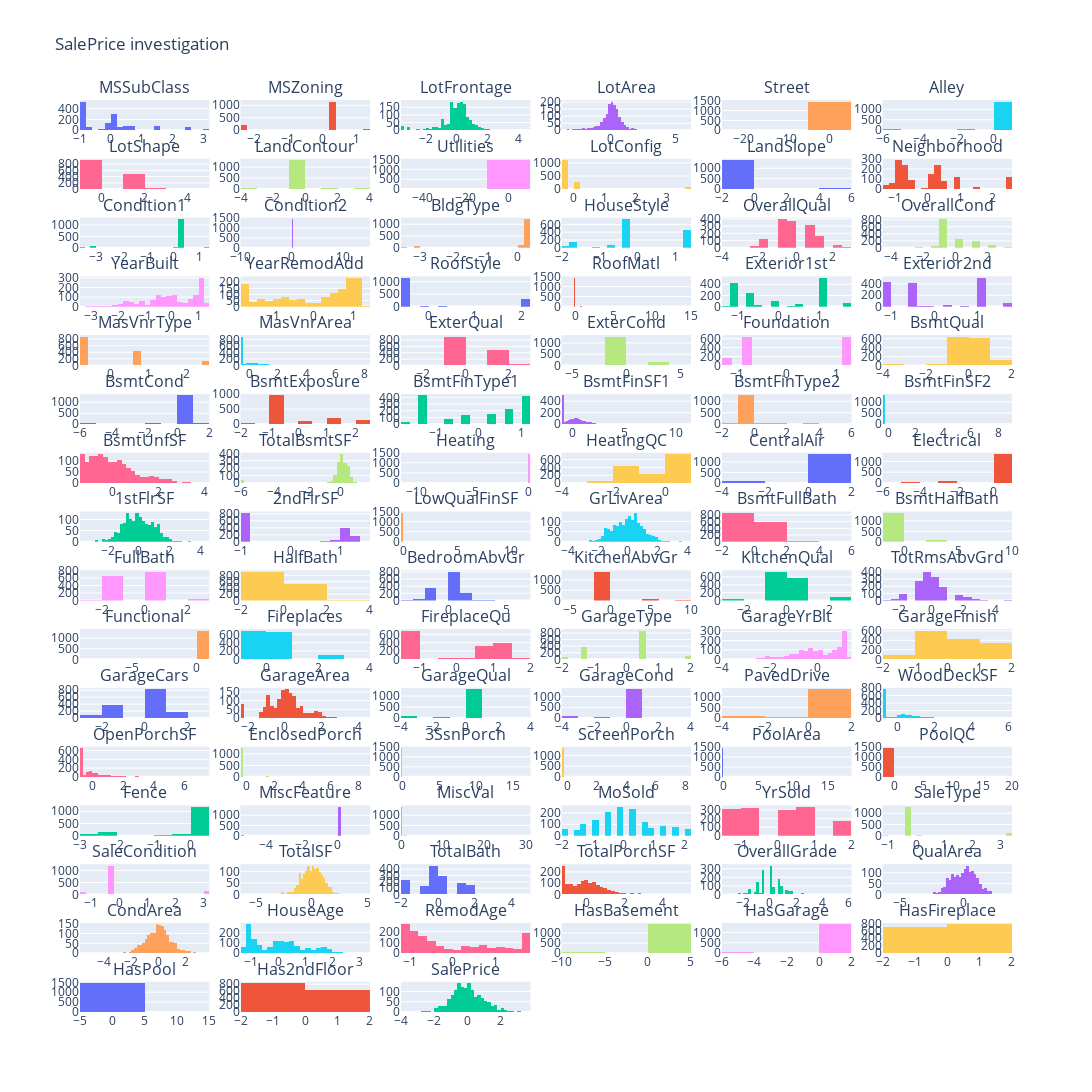

Source (notebook cell):
### Code cell
pp.hist_matrix(dfn)

### Figure 1 — Plotly figure (JSON) as saved in the notebook; plotly's stock layout.template omitted (floating-point values rounded to 4 significant figures; data arrays with more than 128 entries replaced by an {"elided": "..."} marker saying what was removed)
{"data": [{"type": "histogram", "x": {"elided": "1460 float values"}, "xaxis": "x", "yaxis": "y"}, {"type": "histogram", "x": {"elided": "1460 float values"}, "xaxis": "x2", "yaxis": "y2"}, {"type": "histogram", "x": {"elided": "1460 float values"}, "xaxis": "x3", "yaxis": "y3"}, {"type": "histogram", "x": {"elided": "1460 float values"}, "xaxis": "x4", "yaxis": "y4"}, {"type": "histogram", "x": {"elided": "1460 float values"}, "xaxis": "x5", "yaxis": "y5"}, {"type": "histogram", "x": {"elided": "1460 float values"}, "xaxis": "x6", "yaxis": "y6"}, {"type": "histogram", "x": {"elided": "1460 float values"}, "xaxis": "x7", "yaxis": "y7"}, {"type": "histogram", "x": {"elided": "1460 float values"}, "xaxis": "x8", "yaxis": "y8"}, {"type": "histogram", "x": {"elided": "1460 float values"}, "xaxis": "x9", "yaxis": "y9"}, {"type": "histogram", "x": {"elided": "1460 float values"}, "xaxis": "x10", "yaxis": "y10"}, {"type": "histogram", "x": {"elided": "1460 float values"}, "xaxis": "x11", "yaxis": "y11"}, {"type": "histogram", "x": {"elided": "1460 float values"}, "xaxis": "x12", "yaxis": "y12"}, {"type": "histogram", "x": {"elided": "1460 float values"}, "xaxis": "x13", "yaxis": "y13"}, {"type": "histogram", "x": {"elided": "1460 float values"}, "xaxis": "x14", "yaxis": "y14"}, {"type": "histogram", "x": {"elided": "1460 float values"}, "xaxis": "x15", "yaxis": "y15"}, {"type": "histogram", "x": {"elided": "1460 float values"}, "xaxis": "x16", "yaxis": "y16"}, {"type": "histogram", "x": {"elided": "1460 float values"}, "xaxis": "x17", "yaxis": "y17"}, {"type": "histogram", "x": {"elided": "1460 float values"}, "xaxis": "x18", "yaxis": "y18"}, {"type": "histogram", "x": {"elided": "1460 float values"}, "xaxis": "x19", "yaxis": "y19"}, {"type": "histogram", "x": {"elided": "1460 float values"}, "xaxis": "x20", "yaxis": "y20"}, {"type": "histogram", "x": {"elided": "1460 float values"}, "xaxis": "x21", "yaxis": "y21"}, {"type": "histogram", "x": {"elided": "1460 float values"}, "xaxis": "x22", "yaxis": "y22"}, {"type": "histogram", "x": {"elided": "1460 float values"}, "xaxis": "x23", "yaxis": "y23"}, {"type": "histogram", "x": {"elided": "1460 float values"}, "xaxis": "x24", "yaxis": "y24"}, {"type": "histogram", "x": {"elided": "1460 float values"}, "xaxis": "x25", "yaxis": "y25"}, {"type": "histogram", "x": {"elided": "1460 float values"}, "xaxis": "x26", "yaxis": "y26"}, {"type": "histogram", "x": {"elided": "1460 float values"}, "xaxis": "x27", "yaxis": "y27"}, {"type": "histogram", "x": {"elided": "1460 float values"}, "xaxis": "x28", "yaxis": "y28"}, {"type": "histogram", "x": {"elided": "1460 float values"}, "xaxis": "x29", "yaxis": "y29"}, {"type": "histogram", "x": {"elided": "1460 float values"}, "xaxis": "x30", "yaxis": "y30"}, {"type": "histogram", "x": {"elided": "1460 float values"}, "xaxis": "x31", "yaxis": "y31"}, {"type": "histogram", "x": {"elided": "1460 float values"}, "xaxis": "x32", "yaxis": "y32"}, {"type": "histogram", "x": {"elided": "1460 float values"}, "xaxis": "x33", "yaxis": "y33"}, {"type": "histogram", "x": {"elided": "1460 float values"}, "xaxis": "x34", "yaxis": "y34"}, {"type": "histogram", "x": {"elided": "1460 float values"}, "xaxis": "x35", "yaxis": "y35"}, {"type": "histogram", "x": {"elided": "1460 float values"}, "xaxis": "x36", "yaxis": "y36"}, {"type": "histogram", "x": {"elided": "1460 float values"}, "xaxis": "x37", "yaxis": "y37"}, {"type": "histogram", "x": {"elided": "1460 float values"}, "xaxis": "x38", "yaxis": "y38"}, {"type": "histogram", "x": {"elided": "1460 float values"}, "xaxis": "x39", "yaxis": "y39"}, {"type": "histogram", "x": {"elided": "1460 float values"}, "xaxis": "x40", "yaxis": "y40"}, {"type": "histogram", "x": {"elided": "1460 float values"}, "xaxis": "x41", "yaxis": "y41"}, {"type": "histogram", "x": {"elided": "1460 float values"}, "xaxis": "x42", "yaxis": "y42"}, {"type": "histogram", "x": {"elided": "1460 float values"}, "xaxis": "x43", "yaxis": "y43"}, {"type": "histogram", "x": {"elided": "1460 float values"}, "xaxis": "x44", "yaxis": "y44"}, {"type": "histogram", "x": {"elided": "1460 float values"}, "xaxis": "x45", "yaxis": "y45"}, {"type": "histogram", "x": {"elided": "1460 float values"}, "xaxis": "x46", "yaxis": "y46"}, {"type": "histogram", "x": {"elided": "1460 float values"}, "xaxis": "x47", "yaxis": "y47"}, {"type": "histogram", "x": {"elided": "1460 float values"}, "xaxis": "x48", "yaxis": "y48"}, {"type": "histogram", "x": {"elided": "1460 float values"}, "xaxis": "x49", "yaxis": "y49"}, {"type": "histogram", "x": {"elided": "1460 float values"}, "xaxis": "x50", "yaxis": "y50"}, {"type": "histogram", "x": {"elided": "1460 float values"}, "xaxis": "x51", "yaxis": "y51"}, {"type": "histogram", "x": {"elided": "1460 float values"}, "xaxis": "x52", "yaxis": "y52"}, {"type": "histogram", "x": {"elided": "1460 float values"}, "xaxis": "x53", "yaxis": "y53"}, {"type": "histogram", "x": {"elided": "1460 float values"}, "xaxis": "x54", "yaxis": "y54"}, {"type": "histogram", "x": {"elided": "1460 float values"}, "xaxis": "x55", "yaxis": "y55"}, {"type": "histogram", "x": {"elided": "1460 float values"}, "xaxis": "x56", "yaxis": "y56"}, {"type": "histogram", "x": {"elided": "1460 float values"}, "xaxis": "x57", "yaxis": "y57"}, {"type": "histogram", "x": {"elided": "1460 float values"}, "xaxis": "x58", "yaxis": "y58"}, {"type": "histogram", "x": {"elided": "1460 float values"}, "xaxis": "x59", "yaxis": "y59"}, {"type": "histogram", "x": {"elided": "1460 float values"}, "xaxis": "x60", "yaxis": "y60"}, {"type": "histogram", "x": {"elided": "1460 float values"}, "xaxis": "x61", "yaxis": "y61"}, {"type": "histogram", "x": {"elided": "1460 float values"}, "xaxis": "x62", "yaxis": "y62"}, {"type": "histogram", "x": {"elided": "1460 float values"}, "xaxis": "x63", "yaxis": "y63"}, {"type": "histogram", "x": {"elided": "1460 float values"}, "xaxis": "x64", "yaxis": "y64"}, {"type": "histogram", "x": {"elided": "1460 float values"}, "xaxis": "x65", "yaxis": "y65"}, {"type": "histogram", "x": {"elided": "1460 float values"}, "xaxis": "x66", "yaxis": "y66"}, {"type": "histogram", "x": {"elided": "1460 float values"}, "xaxis": "x67", "yaxis": "y67"}, {"type": "histogram", "x": {"elided": "1460 float values"}, "xaxis": "x68", "yaxis": "y68"}, {"type": "histogram", "x": {"elided": "1460 float values"}, "xaxis": "x69", "yaxis": "y69"}, {"type": "histogram", "x": {"elided": "1460 float values"}, "xaxis": "x70", "yaxis": "y70"}, {"type": "histogram", "x": {"elided": "1460 float values"}, "xaxis": "x71", "yaxis": "y71"}, {"type": "histogram", "x": {"elided": "1460 float values"}, "xaxis": "x72", "yaxis": "y72"}, {"type": "histogram", "x": {"elided": "1460 float values"}, "xaxis": "x73", "yaxis": "y73"}, {"type": "histogram", "x": {"elided": "1460 float values"}, "xaxis": "x74", "yaxis": "y74"}, {"type": "histogram", "x": {"elided": "1460 float values"}, "xaxis": "x75", "yaxis": "y75"}, {"type": "histogram", "x": {"elided": "1460 float values"}, "xaxis": "x76", "yaxis": "y76"}, {"type": "histogram", "x": {"elided": "1460 float values"}, "xaxis": "x77", "yaxis": "y77"}, {"type": "histogram", "x": {"elided": "1460 float values"}, "xaxis": "x78", "yaxis": "y78"}, {"type": "histogram", "x": {"elided": "1460 float values"}, "xaxis": "x79", "yaxis": "y79"}, {"type": "histogram", "x": {"elided": "1460 float values"}, "xaxis": "x80", "yaxis": "y80"}, {"type": "histogram", "x": {"elided": "1460 float values"}, "xaxis": "x81", "yaxis": "y81"}, {"type": "histogram", "x": {"elided": "1460 float values"}, "xaxis": "x82", "yaxis": "y82"}, {"type": "histogram", "x": {"elided": "1460 float values"}, "xaxis": "x83", "yaxis": "y83"}, {"type": "histogram", "x": {"elided": "1460 float values"}, "xaxis": "x84", "yaxis": "y84"}, {"type": "histogram", "x": {"elided": "1460 float values"}, "xaxis": "x85", "yaxis": "y85"}, {"type": "histogram", "x": {"elided": "1460 float values"}, "xaxis": "x86", "yaxis": "y86"}, {"type": "histogram", "x": {"elided": "1460 float values"}, "xaxis": "x87", "yaxis": "y87"}, {"type": "histogram", "x": {"elided": "1460 float values"}, "xaxis": "x88", "yaxis": "y88"}, {"type": "histogram", "x": {"elided": "1460 float values"}, "xaxis": "x89", "yaxis": "y89"}, {"type": "histogram", "x": {"elided": "1460 float values"}, "xaxis": "x90", "yaxis": "y90"}, {"type": "histogram", "x": {"elided": "1460 float values"}, "xaxis": "x91", "yaxis": "y91"}, {"type": "histogram", "x": {"elided": "1460 float values"}, "xaxis": "x92", "yaxis": "y92"}, {"type": "histogram", "x": {"elided": "1460 float values"}, "xaxis": "x93", "yaxis": "y93"}], "layout": {"annotations": [{"font": {"size": 16}, "showarrow": false, "text": "MSSubClass", "x": 0.06944, "xanchor": "center", "xref": "paper", "y": 1, "yanchor": "bottom", "yref": "paper"}, {"font": {"size": 16}, "showarrow": false, "text": "MSZoning", "x": 0.2417, "xanchor": "center", "xref": "paper", "y": 1, "yanchor": "bottom", "yref": "paper"}, {"font": {"size": 16}, "showarrow": false, "text": "LotFrontage", "x": 0.4139, "xanchor": "center", "xref": "paper", "y": 1, "yanchor": "bottom", "yref": "paper"}, {"font": {"size": 16}, "showarrow": false, "text": "LotArea", "x": 0.5861, "xanchor": "center", "xref": "paper", "y": 1, "yanchor": "bottom", "yref": "paper"}, {"font": {"size": 16}, "showarrow": false, "text": "Street", "x": 0.7583, "xanchor": "center", "xref": "paper", "y": 1, "yanchor": "bottom", "yref": "paper"}, {"font": {"size": 16}, "showarrow": false, "text": "Alley", "x": 0.9306, "xanchor": "center", "xref": "paper", "y": 1, "yanchor": "bottom", "yref": "paper"}, {"font": {"size": 16}, "showarrow": false, "text": "LotShape", "x": 0.06944, "xanchor": "center", "xref": "paper", "y": 0.9355, "yanchor": "bottom", "yref": "paper"}, {"font": {"size": 16}, "showarrow": false, "text": "LandContour", "x": 0.2417, "xanchor": "center", "xref": "paper", "y": 0.9355, "yanchor": "bottom", "yref": "paper"}, {"font": {"size": 16}, "showarrow": false, "text": "Utilities", "x": 0.4139, "xanchor": "center", "xref": "paper", "y": 0.9355, "yanchor": "bottom", "yref": "paper"}, {"font": {"size": 16}, "showarrow": false, "text": "LotConfig", "x": 0.5861, "xanchor": "center", "xref": "paper", "y": 0.9355, "yanchor": "bottom", "yref": "paper"}, {"font": {"size": 16}, "showarrow": false, "text": "LandSlope", "x": 0.7583, "xanchor": "center", "xref": "paper", "y": 0.9355, "yanchor": "bottom", "yref": "paper"}, {"font": {"size": 16}, "showarrow": false, "text": "Neighborhood", "x": 0.9306, "xanchor": "center", "xref": "paper", "y": 0.9355, "yanchor": "bottom", "yref": "paper"}, {"font": {"size": 16}, "showarrow": false, "text": "Condition1", "x": 0.06944, "xanchor": "center", "xref": "paper", "y": 0.8711, "yanchor": "bottom", "yref": "paper"}, {"font": {"size": 16}, "showarrow": false, "text": "Condition2", "x": 0.2417, "xanchor": "center", "xref": "paper", "y": 0.8711, "yanchor": "bottom", "yref": "paper"}, {"font": {"size": 16}, "showarrow": false, "text": "BldgType", "x": 0.4139, "xanchor": "center", "xref": "paper", "y": 0.8711, "yanchor": "bottom", "yref": "paper"}, {"font": {"size": 16}, "showarrow": false, "text": "HouseStyle", "x": 0.5861, "xanchor": "center", "xref": "paper", "y": 0.8711, "yanchor": "bottom", "yref": "paper"}, {"font": {"size": 16}, "showarrow": false, "text": "OverallQual", "x": 0.7583, "xanchor": "center", "xref": "paper", "y": 0.8711, "yanchor": "bottom", "yref": "paper"}, {"font": {"size": 16}, "showarrow": false, "text": "OverallCond", "x": 0.9306, "xanchor": "center", "xref": "paper", "y": 0.8711, "yanchor": "bottom", "yref": "paper"}, {"font": {"size": 16}, "showarrow": false, "text": "YearBuilt", "x": 0.06944, "xanchor": "center", "xref": "paper", "y": 0.8066, "yanchor": "bottom", "yref": "paper"}, {"font": {"size": 16}, "showarrow": false, "text": "YearRemodAdd", "x": 0.2417, "xanchor": "center", "xref": "paper", "y": 0.8066, "yanchor": "bottom", "yref": "paper"}, {"font": {"size": 16}, "showarrow": false, "text": "RoofStyle", "x": 0.4139, "xanchor": "center", "xref": "paper", "y": 0.8066, "yanchor": "bottom", "yref": "paper"}, {"font": {"size": 16}, "showarrow": false, "text": "RoofMatl", "x": 0.5861, "xanchor": "center", "xref": "paper", "y": 0.8066, "yanchor": "bottom", "yref": "paper"}, {"font": {"size": 16}, "showarrow": false, "text": "Exterior1st", "x": 0.7583, "xanchor": "center", "xref": "paper", "y": 0.8066, "yanchor": "bottom", "yref": "paper"}, {"font": {"size": 16}, "showarrow": false, "text": "Exterior2nd", "x": 0.9306, "xanchor": "center", "xref": "paper", "y": 0.8066, "yanchor": "bottom", "yref": "paper"}, {"font": {"size": 16}, "showarrow": false, "text": "MasVnrType", "x": 0.06944, "xanchor": "center", "xref": "paper", "y": 0.7422, "yanchor": "bottom", "yref": "paper"}, {"font": {"size": 16}, "showarrow": false, "text": "MasVnrArea", "x": 0.2417, "xanchor": "center", "xref": "paper", "y": 0.7422, "yanchor": "bottom", "yref": "paper"}, {"font": {"size": 16}, "showarrow": false, "text": "ExterQual", "x": 0.4139, "xanchor": "center", "xref": "paper", "y": 0.7422, "yanchor": "bottom", "yref": "paper"}, {"font": {"size": 16}, "showarrow": false, "text": "ExterCond", "x": 0.5861, "xanchor": "center", "xref": "paper", "y": 0.7422, "yanchor": "bottom", "yref": "paper"}, {"font": {"size": 16}, "showarrow": false, "text": "Foundation", "x": 0.7583, "xanchor": "center", "xref": "paper", "y": 0.7422, "yanchor": "bottom", "yref": "paper"}, {"font": {"size": 16}, "showarrow": false, "text": "BsmtQual", "x": 0.9306, "xanchor": "center", "xref": "paper", "y": 0.7422, "yanchor": "bottom", "yref": "paper"}, {"font": {"size": 16}, "showarrow": false, "text": "BsmtCond", "x": 0.06944, "xanchor": "center", "xref": "paper", "y": 0.6777, "yanchor": "bottom", "yref": "paper"}, {"font": {"size": 16}, "showarrow": false, "text": "BsmtExposure", "x": 0.2417, "xanchor": "center", "xref": "paper", "y": 0.6777, "yanchor": "bottom", "yref": "paper"}, {"font": {"size": 16}, "showarrow": false, "text": "BsmtFinType1", "x": 0.4139, "xanchor": "center", "xref": "paper", "y": 0.6777, "yanchor": "bottom", "yref": "paper"}, {"font": {"size": 16}, "showarrow": false, "text": "BsmtFinSF1", "x": 0.5861, "xanchor": "center", "xref": "paper", "y": 0.6777, "yanchor": "bottom", "yref": "paper"}, {"font": {"size": 16}, "showarrow": false, "text": "BsmtFinType2", "x": 0.7583, "xanchor": "center", "xref": "paper", "y": 0.6777, "yanchor": "bottom", "yref": "paper"}, {"font": {"size": 16}, "showarrow": false, "text": "BsmtFinSF2", "x": 0.9306, "xanchor": "center", "xref": "paper", "y": 0.6777, "yanchor": "bottom", "yref": "paper"}, {"font": {"size": 16}, "showarrow": false, "text": "BsmtUnfSF", "x": 0.06944, "xanchor": "center", "xref": "paper", "y": 0.6133, "yanchor": "bottom", "yref": "paper"}, {"font": {"size": 16}, "showarrow": false, "text": "TotalBsmtSF", "x": 0.2417, "xanchor": "center", "xref": "paper", "y": 0.6133, "yanchor": "bottom", "yref": "paper"}, {"font": {"size": 16}, "showarrow": false, "text": "Heating", "x": 0.4139, "xanchor": "center", "xref": "paper", "y": 0.6133, "yanchor": "bottom", "yref": "paper"}, {"font": {"size": 16}, "showarrow": false, "text": "HeatingQC", "x": 0.5861, "xanchor": "center", "xref": "paper", "y": 0.6133, "yanchor": "bottom", "yref": "paper"}, {"font": {"size": 16}, "showarrow": false, "text": "CentralAir", "x": 0.7583, "xanchor": "center", "xref": "paper", "y": 0.6133, "yanchor": "bottom", "yref": "paper"}, {"font": {"size": 16}, "showarrow": false, "text": "Electrical", "x": 0.9306, "xanchor": "center", "xref": "paper", "y": 0.6133, "yanchor": "bottom", "yref": "paper"}, {"font": {"size": 16}, "showarrow": false, "text": "1stFlrSF", "x": 0.06944, "xanchor": "center", "xref": "paper", "y": 0.5488, "yanchor": "bottom", "yref": "paper"}, {"font": {"size": 16}, "showarrow": false, "text": "2ndFlrSF", "x": 0.2417, "xanchor": "center", "xref": "paper", "y": 0.5488, "yanchor": "bottom", "yref": "paper"}, {"font": {"size": 16}, "showarrow": false, "text": "LowQualFinSF", "x": 0.4139, "xanchor": "center", "xref": "paper", "y": 0.5488, "yanchor": "bottom", "yref": "paper"}, {"font": {"size": 16}, "showarrow": false, "text": "GrLivArea", "x": 0.5861, "xanchor": "center", "xref": "paper", "y": 0.5488, "yanchor": "bottom", "yref": "paper"}, {"font": {"size": 16}, "showarrow": false, "text": "BsmtFullBath", "x": 0.7583, "xanchor": "center", "xref": "paper", "y": 0.5488, "yanchor": "bottom", "yref": "paper"}, {"font": {"size": 16}, "showarrow": false, "text": "BsmtHalfBath", "x": 0.9306, "xanchor": "center", "xref": "paper", "y": 0.5488, "yanchor": "bottom", "yref": "paper"}, {"font": {"size": 16}, "showarrow": false, "text": "FullBath", "x": 0.06944, "xanchor": "center", "xref": "paper", "y": 0.4844, "yanchor": "bottom", "yref": "paper"}, {"font": {"size": 16}, "showarrow": false, "text": "HalfBath", "x": 0.2417, "xanchor": "center", "xref": "paper", "y": 0.4844, "yanchor": "bottom", "yref": "paper"}, {"font": {"size": 16}, "showarrow": false, "text": "BedroomAbvGr", "x": 0.4139, "xanchor": "center", "xref": "paper", "y": 0.4844, "yanchor": "bottom", "yref": "paper"}, {"font": {"size": 16}, "showarrow": false, "text": "KitchenAbvGr", "x": 0.5861, "xanchor": "center", "xref": "paper", "y": 0.4844, "yanchor": "bottom", "yref": "paper"}, {"font": {"size": 16}, "showarrow": false, "text": "KitchenQual", "x": 0.7583, "xanchor": "center", "xref": "paper", "y": 0.4844, "yanchor": "bottom", "yref": "paper"}, {"font": {"size": 16}, "showarrow": false, "text": "TotRmsAbvGrd", "x": 0.9306, "xanchor": "center", "xref": "paper", "y": 0.4844, "yanchor": "bottom", "yref": "paper"}, {"font": {"size": 16}, "showarrow": false, "text": "Functional", "x": 0.06944, "xanchor": "center", "xref": "paper", "y": 0.4199, "yanchor": "bottom", "yref": "paper"}, {"font": {"size": 16}, "showarrow": false, "text": "Fireplaces", "x": 0.2417, "xanchor": "center", "xref": "paper", "y": 0.4199, "yanchor": "bottom", "yref": "paper"}, {"font": {"size": 16}, "showarrow": false, "text": "FireplaceQu", "x": 0.4139, "xanchor": "center", "xref": "paper", "y": 0.4199, "yanchor": "bottom", "yref": "paper"}, {"font": {"size": 16}, "showarrow": false, "text": "GarageType", "x": 0.5861, "xanchor": "center", "xref": "paper", "y": 0.4199, "yanchor": "bottom", "yref": "paper"}, {"font": {"size": 16}, "showarrow": false, "text": "GarageYrBlt", "x": 0.7583, "xanchor": "center", "xref": "paper", "y": 0.4199, "yanchor": "bottom", "yref": "paper"}, {"font": {"size": 16}, "showarrow": false, "text": "GarageFinish", "x": 0.9306, "xanchor": "center", "xref": "paper", "y": 0.4199, "yanchor": "bottom", "yref": "paper"}, {"font": {"size": 16}, "showarrow": false, "text": "GarageCars", "x": 0.06944, "xanchor": "center", "xref": "paper", "y": 0.3555, "yanchor": "bottom", "yref": "paper"}, {"font": {"size": 16}, "showarrow": false, "text": "GarageArea", "x": 0.2417, "xanchor": "center", "xref": "paper", "y": 0.3555, "yanchor": "bottom", "yref": "paper"}, {"font": {"size": 16}, "showarrow": false, "text": "GarageQual", "x": 0.4139, "xanchor": "center", "xref": "paper", "y": 0.3555, "yanchor": "bottom", "yref": "paper"}, {"font": {"size": 16}, "showarrow": false, "text": "GarageCond", "x": 0.5861, "xanchor": "center", "xref": "paper", "y": 0.3555, "yanchor": "bottom", "yref": "paper"}, {"font": {"size": 16}, "showarrow": false, "text": "PavedDrive", "x": 0.7583, "xanchor": "center", "xref": "paper", "y": 0.3555, "yanchor": "bottom", "yref": "paper"}, {"font": {"size": 16}, "showarrow": false, "text": "WoodDeckSF", "x": 0.9306, "xanchor": "center", "xref": "paper", "y": 0.3555, "yanchor": "bottom", "yref": "paper"}, {"font": {"size": 16}, "showarrow": false, "text": "OpenPorchSF", "x": 0.06944, "xanchor": "center", "xref": "paper", "y": 0.291, "yanchor": "bottom", "yref": "paper"}, {"font": {"size": 16}, "showarrow": false, "text": "EnclosedPorch", "x": 0.2417, "xanchor": "center", "xref": "paper", "y": 0.291, "yanchor": "bottom", "yref": "paper"}, {"font": {"size": 16}, "showarrow": false, "text": "3SsnPorch", "x": 0.4139, "xanchor": "center", "xref": "paper", "y": 0.291, "yanchor": "bottom", "yref": "paper"}, {"font": {"size": 16}, "showarrow": false, "text": "ScreenPorch", "x": 0.5861, "xanchor": "center", "xref": "paper", "y": 0.291, "yanchor": "bottom", "yref": "paper"}, {"font": {"size": 16}, "showarrow": false, "text": "PoolArea", "x": 0.7583, "xanchor": "center", "xref": "paper", "y": 0.291, "yanchor": "bottom", "yref": "paper"}, {"font": {"size": 16}, "showarrow": false, "text": "PoolQC", "x": 0.9306, "xanchor": "center", "xref": "paper", "y": 0.291, "yanchor": "bottom", "yref": "paper"}, {"font": {"size": 16}, "showarrow": false, "text": "Fence", "x": 0.06944, "xanchor": "center", "xref": "paper", "y": 0.2266, "yanchor": "bottom", "yref": "paper"}, {"font": {"size": 16}, "showarrow": false, "text": "MiscFeature", "x": 0.2417, "xanchor": "center", "xref": "paper", "y": 0.2266, "yanchor": "bottom", "yref": "paper"}, {"font": {"size": 16}, "showarrow": false, "text": "MiscVal", "x": 0.4139, "xanchor": "center", "xref": "paper", "y": 0.2266, "yanchor": "bottom", "yref": "paper"}, {"font": {"size": 16}, "showarrow": false, "text": "MoSold", "x": 0.5861, "xanchor": "center", "xref": "paper", "y": 0.2266, "yanchor": "bottom", "yref": "paper"}, {"font": {"size": 16}, "showarrow": false, "text": "YrSold", "x": 0.7583, "xanchor": "center", "xref": "paper", "y": 0.2266, "yanchor": "bottom", "yref": "paper"}, {"font": {"size": 16}, "showarrow": false, "text": "SaleType", "x": 0.9306, "xanchor": "center", "xref": "paper", "y": 0.2266, "yanchor": "bottom", "yref": "paper"}, {"font": {"size": 16}, "showarrow": false, "text": "SaleCondition", "x": 0.06944, "xanchor": "center", "xref": "paper", "y": 0.1621, "yanchor": "bottom", "yref": "paper"}, {"font": {"size": 16}, "showarrow": false, "text": "TotalSF", "x": 0.2417, "xanchor": "center", "xref": "paper", "y": 0.1621, "yanchor": "bottom", "yref": "paper"}, {"font": {"size": 16}, "showarrow": false, "text": "TotalBath", "x": 0.4139, "xanchor": "center", "xref": "paper", "y": 0.1621, "yanchor": "bottom", "yref": "paper"}, {"font": {"size": 16}, "showarrow": false, "text": "TotalPorchSF", "x": 0.5861, "xanchor": "center", "xref": "paper", "y": 0.1621, "yanchor": "bottom", "yref": "paper"}, {"font": {"size": 16}, "showarrow": false, "text": "OverallGrade", "x": 0.7583, "xanchor": "center", "xref": "paper", "y": 0.1621, "yanchor": "bottom", "yref": "paper"}, {"font": {"size": 16}, "showarrow": false, "text": "QualArea", "x": 0.9306, "xanchor": "center", "xref": "paper", "y": 0.1621, "yanchor": "bottom", "yref": "paper"}, {"font": {"size": 16}, "showarrow": false, "text": "CondArea", "x": 0.06944, "xanchor": "center", "xref": "paper", "y": 0.09766, "yanchor": "bottom", "yref": "paper"}, {"font": {"size": 16}, "showarrow": false, "text": "HouseAge", "x": 0.2417, "xanchor": "center", "xref": "paper", "y": 0.09766, "yanchor": "bottom", "yref": "paper"}, {"font": {"size": 16}, "showarrow": false, "text": "RemodAge", "x": 0.4139, "xanchor": "center", "xref": "paper", "y": 0.09766, "yanchor": "bottom", "yref": "paper"}, {"font": {"size": 16}, "showarrow": false, "text": "HasBasement", "x": 0.5861, "xanchor": "center", "xref": "paper", "y": 0.09766, "yanchor": "bottom", "yref": "paper"}, {"font": {"size": 16}, "showarrow": false, "text": "HasGarage", "x": 0.7583, "xanchor": "center", "xref": "paper", "y": 0.09766, "yanchor": "bottom", "yref": "paper"}, {"font": {"size": 16}, "showarrow": false, "text": "HasFireplace", "x": 0.9306, "xanchor": "center", "xref": "paper", "y": 0.09766, "yanchor": "bottom", "yref": "paper"}, {"font": {"size": 16}, "showarrow": false, "text": "HasPool", "x": 0.06944, "xanchor": "center", "xref": "paper", "y": 0.0332, "yanchor": "bottom", "yref": "paper"}, {"font": {"size": 16}, "showarrow": false, "text": "Has2ndFloor", "x": 0.2417, "xanchor": "center", "xref": "paper", "y": 0.0332, "yanchor": "bottom", "yref": "paper"}, {"font": {"size": 16}, "showarrow": false, "text": "SalePrice", "x": 0.4139, "xanchor": "center", "xref": "paper", "y": 0.0332, "yanchor": "bottom", "yref": "paper"}], "height": 3200, "showlegend": false, "title": {"text": "SalePrice investigation"}, "width": 1200, "xaxis": {"anchor": "y", "domain": [0, 0.1389]}, "xaxis10": {"anchor": "y10", "domain": [0.5167, 0.6556]}, "xaxis11": {"anchor": "y11", "domain": [0.6889, 0.8278]}, "xaxis12": {"anchor": "y12", "domain": [0.8611, 1]}, "xaxis13": {"anchor": "y13", "domain": [0, 0.1389]}, "xaxis14": {"anchor": "y14", "domain": [0.1722, 0.3111]}, "xaxis15": {"anchor": "y15", "domain": [0.3444, 0.4833]}, "xaxis16": {"anchor": "y16", "domain": [0.5167, 0.6556]}, "xaxis17": {"anchor": "y17", "domain": [0.6889, 0.8278]}, "xaxis18": {"anchor": "y18", "domain": [0.8611, 1]}, "xaxis19": {"anchor": "y19", "domain": [0, 0.1389]}, "xaxis2": {"anchor": "y2", "domain": [0.1722, 0.3111]}, "xaxis20": {"anchor": "y20", "domain": [0.1722, 0.3111]}, "xaxis21": {"anchor": "y21", "domain": [0.3444, 0.4833]}, "xaxis22": {"anchor": "y22", "domain": [0.5167, 0.6556]}, "xaxis23": {"anchor": "y23", "domain": [0.6889, 0.8278]}, "xaxis24": {"anchor": "y24", "domain": [0.8611, 1]}, "xaxis25": {"anchor": "y25", "domain": [0, 0.1389]}, "xaxis26": {"anchor": "y26", "domain": [0.1722, 0.3111]}, "xaxis27": {"anchor": "y27", "domain": [0.3444, 0.4833]}, "xaxis28": {"anchor": "y28", "domain": [0.5167, 0.6556]}, "xaxis29": {"anchor": "y29", "domain": [0.6889, 0.8278]}, "xaxis3": {"anchor": "y3", "domain": [0.3444, 0.4833]}, "xaxis30": {"anchor": "y30", "domain": [0.8611, 1]}, "xaxis31": {"anchor": "y31", "domain": [0, 0.1389]}, "xaxis32": {"anchor": "y32", "domain": [0.1722, 0.3111]}, "xaxis33": {"anchor": "y33", "domain": [0.3444, 0.4833]}, "xaxis34": {"anchor": "y34", "domain": [0.5167, 0.6556]}, "xaxis35": {"anchor": "y35", "domain": [0.6889, 0.8278]}, "xaxis36": {"anchor": "y36", "domain": [0.8611, 1]}, "xaxis37": {"anchor": "y37", "domain": [0, 0.1389]}, "xaxis38": {"anchor": "y38", "domain": [0.1722, 0.3111]}, "xaxis39": {"anchor": "y39", "domain": [0.3444, 0.4833]}, "xaxis4": {"anchor": "y4", "domain": [0.5167, 0.6556]}, "xaxis40": {"anchor": "y40", "domain": [0.5167, 0.6556]}, "xaxis41": {"anchor": "y41", "domain": [0.6889, 0.8278]}, "xaxis42": {"anchor": "y42", "domain": [0.8611, 1]}, "xaxis43": {"anchor": "y43", "domain": [0, 0.1389]}, "xaxis44": {"anchor": "y44", "domain": [0.1722, 0.3111]}, "xaxis45": {"anchor": "y45", "domain": [0.3444, 0.4833]}, "xaxis46": {"anchor": "y46", "domain": [0.5167, 0.6556]}, "xaxis47": {"anchor": "y47", "domain": [0.6889, 0.8278]}, "xaxis48": {"anchor": "y48", "domain": [0.8611, 1]}, "xaxis49": {"anchor": "y49", "domain": [0, 0.1389]}, "xaxis5": {"anchor": "y5", "domain": [0.6889, 0.8278]}, "xaxis50": {"anchor": "y50", "domain": [0.1722, 0.3111]}, "xaxis51": {"anchor": "y51", "domain": [0.3444, 0.4833]}, "xaxis52": {"anchor": "y52", "domain": [0.5167, 0.6556]}, "xaxis53": {"anchor": "y53", "domain": [0.6889, 0.8278]}, "xaxis54": {"anchor": "y54", "domain": [0.8611, 1]}, "xaxis55": {"anchor": "y55", "domain": [0, 0.1389]}, "xaxis56": {"anchor": "y56", "domain": [0.1722, 0.3111]}, "xaxis57": {"anchor": "y57", "domain": [0.3444, 0.4833]}, "xaxis58": {"anchor": "y58", "domain": [0.5167, 0.6556]}, "xaxis59": {"anchor": "y59", "domain": [0.6889, 0.8278]}, "xaxis6": {"anchor": "y6", "domain": [0.8611, 1]}, "xaxis60": {"anchor": "y60", "domain": [0.8611, 1]}, "xaxis61": {"anchor": "y61", "domain": [0, 0.1389]}, "xaxis62": {"anchor": "y62", "domain": [0.1722, 0.3111]}, "xaxis63": {"anchor": "y63", "domain": [0.3444, 0.4833]}, "xaxis64": {"anchor": "y64", "domain": [0.5167, 0.6556]}, "xaxis65": {"anchor": "y65", "domain": [0.6889, 0.8278]}, "xaxis66": {"anchor": "y66", "domain": [0.8611, 1]}, "xaxis67": {"anchor": "y67", "domain": [0, 0.1389]}, "xaxis68": {"anchor": "y68", "domain": [0.1722, 0.3111]}, "xaxis69": {"anchor": "y69", "domain": [0.3444, 0.4833]}, "xaxis7": {"anchor": "y7", "domain": [0, 0.1389]}, "xaxis70": {"anchor": "y70", "domain": [0.5167, 0.6556]}, "xaxis71": {"anchor": "y71", "domain": [0.6889, 0.8278]}, "xaxis72": {"anchor": "y72", "domain": [0.8611, 1]}, "xaxis73": {"anchor": "y73", "domain": [0, 0.1389]}, "xaxis74": {"anchor": "y74", "domain": [0.1722, 0.3111]}, "xaxis75": {"anchor": "y75", "domain": [0.3444, 0.4833]}, "xaxis76": {"anchor": "y76", "domain": [0.5167, 0.6556]}, "xaxis77": {"anchor": "y77", "domain": [0.6889, 0.8278]}, "xaxis78": {"anchor": "y78", "domain": [0.8611, 1]}, "xaxis79": {"anchor": "y79", "domain": [0, 0.1389]}, "xaxis8": {"anchor": "y8", "domain": [0.1722, 0.3111]}, "xaxis80": {"anchor": "y80", "domain": [0.1722, 0.3111]}, "xaxis81": {"anchor": "y81", "domain": [0.3444, 0.4833]}, "xaxis82": {"anchor": "y82", "domain": [0.5167, 0.6556]}, "xaxis83": {"anchor": "y83", "domain": [0.6889, 0.8278]}, "xaxis84": {"anchor": "y84", "domain": [0.8611, 1]}, "xaxis85": {"anchor": "y85", "domain": [0, 0.1389]}, "xaxis86": {"anchor": "y86", "domain": [0.1722, 0.3111]}, "xaxis87": {"anchor": "y87", "domain": [0.3444, 0.4833]}, "xaxis88": {"anchor": "y88", "domain": [0.5167, 0.6556]}, "xaxis89": {"anchor": "y89", "domain": [0.6889, 0.8278]}, "xaxis9": {"anchor": "y9", "domain": [0.3444, 0.4833]}, "xaxis90": {"anchor": "y90", "domain": [0.8611, 1]}, "xaxis91": {"anchor": "y91", "domain": [0, 0.1389]}, "xaxis92": {"anchor": "y92", "domain": [0.1722, 0.3111]}, "xaxis93": {"anchor": "y93", "domain": [0.3444, 0.4833]}, "xaxis94": {"anchor": "y94", "domain": [0.5167, 0.6556]}, "xaxis95": {"anchor": "y95", "domain": [0.6889, 0.8278]}, "xaxis96": {"anchor": "y96", "domain": [0.8611, 1]}, "yaxis": {"anchor": "x", "domain": [0.9668, 1]}, "yaxis10": {"anchor": "x10", "domain": [0.9023, 0.9355]}, "yaxis11": {"anchor": "x11", "domain": [0.9023, 0.9355]}, "yaxis12": {"anchor": "x12", "domain": [0.9023, 0.9355]}, "yaxis13": {"anchor": "x13", "domain": [0.8379, 0.8711]}, "yaxis14": {"anchor": "x14", "domain": [0.8379, 0.8711]}, "yaxis15": {"anchor": "x15", "domain": [0.8379, 0.8711]}, "yaxis16": {"anchor": "x16", "domain": [0.8379, 0.8711]}, "yaxis17": {"anchor": "x17", "domain": [0.8379, 0.8711]}, "yaxis18": {"anchor": "x18", "domain": [0.8379, 0.8711]}, "yaxis19": {"anchor": "x19", "domain": [0.7734, 0.8066]}, "yaxis2": {"anchor": "x2", "domain": [0.9668, 1]}, "yaxis20": {"anchor": "x20", "domain": [0.7734, 0.8066]}, "yaxis21": {"anchor": "x21", "domain": [0.7734, 0.8066]}, "yaxis22": {"anchor": "x22", "domain": [0.7734, 0.8066]}, "yaxis23": {"anchor": "x23", "domain": [0.7734, 0.8066]}, "yaxis24": {"anchor": "x24", "domain": [0.7734, 0.8066]}, "yaxis25": {"anchor": "x25", "domain": [0.709, 0.7422]}, "yaxis26": {"anchor": "x26", "domain": [0.709, 0.7422]}, "yaxis27": {"anchor": "x27", "domain": [0.709, 0.7422]}, "yaxis28": {"anchor": "x28", "domain": [0.709, 0.7422]}, "yaxis29": {"anchor": "x29", "domain": [0.709, 0.7422]}, "yaxis3": {"anchor": "x3", "domain": [0.9668, 1]}, "yaxis30": {"anchor": "x30", "domain": [0.709, 0.7422]}, "yaxis31": {"anchor": "x31", "domain": [0.6445, 0.6777]}, "yaxis32": {"anchor": "x32", "domain": [0.6445, 0.6777]}, "yaxis33": {"anchor": "x33", "domain": [0.6445, 0.6777]}, "yaxis34": {"anchor": "x34", "domain": [0.6445, 0.6777]}, "yaxis35": {"anchor": "x35", "domain": [0.6445, 0.6777]}, "yaxis36": {"anchor": "x36", "domain": [0.6445, 0.6777]}, "yaxis37": {"anchor": "x37", "domain": [0.5801, 0.6133]}, "yaxis38": {"anchor": "x38", "domain": [0.5801, 0.6133]}, "yaxis39": {"anchor": "x39", "domain": [0.5801, 0.6133]}, "yaxis4": {"anchor": "x4", "domain": [0.9668, 1]}, "yaxis40": {"anchor": "x40", "domain": [0.5801, 0.6133]}, "yaxis41": {"anchor": "x41", "domain": [0.5801, 0.6133]}, "yaxis42": {"anchor": "x42", "domain": [0.5801, 0.6133]}, "yaxis43": {"anchor": "x43", "domain": [0.5156, 0.5488]}, "yaxis44": {"anchor": "x44", "domain": [0.5156, 0.5488]}, "yaxis45": {"anchor": "x45", "domain": [0.5156, 0.5488]}, "yaxis46": {"anchor": "x46", "domain": [0.5156, 0.5488]}, "yaxis47": {"anchor": "x47", "domain": [0.5156, 0.5488]}, "yaxis48": {"anchor": "x48", "domain": [0.5156, 0.5488]}, "yaxis49": {"anchor": "x49", "domain": [0.4512, 0.4844]}, "yaxis5": {"anchor": "x5", "domain": [0.9668, 1]}, "yaxis50": {"anchor": "x50", "domain": [0.4512, 0.4844]}, "yaxis51": {"anchor": "x51", "domain": [0.4512, 0.4844]}, "yaxis52": {"anchor": "x52", "domain": [0.4512, 0.4844]}, "yaxis53": {"anchor": "x53", "domain": [0.4512, 0.4844]}, "yaxis54": {"anchor": "x54", "domain": [0.4512, 0.4844]}, "yaxis55": {"anchor": "x55", "domain": [0.3867, 0.4199]}, "yaxis56": {"anchor": "x56", "domain": [0.3867, 0.4199]}, "yaxis57": {"anchor": "x57", "domain": [0.3867, 0.4199]}, "yaxis58": {"anchor": "x58", "domain": [0.3867, 0.4199]}, "yaxis59": {"anchor": "x59", "domain": [0.3867, 0.4199]}, "yaxis6": {"anchor": "x6", "domain": [0.9668, 1]}, "yaxis60": {"anchor": "x60", "domain": [0.3867, 0.4199]}, "yaxis61": {"anchor": "x61", "domain": [0.3223, 0.3555]}, "yaxis62": {"anchor": "x62", "domain": [0.3223, 0.3555]}, "yaxis63": {"anchor": "x63", "domain": [0.3223, 0.3555]}, "yaxis64": {"anchor": "x64", "domain": [0.3223, 0.3555]}, "yaxis65": {"anchor": "x65", "domain": [0.3223, 0.3555]}, "yaxis66": {"anchor": "x66", "domain": [0.3223, 0.3555]}, "yaxis67": {"anchor": "x67", "domain": [0.2578, 0.291]}, "yaxis68": {"anchor": "x68", "domain": [0.2578, 0.291]}, "yaxis69": {"anchor": "x69", "domain": [0.2578, 0.291]}, "yaxis7": {"anchor": "x7", "domain": [0.9023, 0.9355]}, "yaxis70": {"anchor": "x70", "domain": [0.2578, 0.291]}, "yaxis71": {"anchor": "x71", "domain": [0.2578, 0.291]}, "yaxis72": {"anchor": "x72", "domain": [0.2578, 0.291]}, "yaxis73": {"anchor": "x73", "domain": [0.1934, 0.2266]}, "yaxis74": {"anchor": "x74", "domain": [0.1934, 0.2266]}, "yaxis75": {"anchor": "x75", "domain": [0.1934, 0.2266]}, "yaxis76": {"anchor": "x76", "domain": [0.1934, 0.2266]}, "yaxis77": {"anchor": "x77", "domain": [0.1934, 0.2266]}, "yaxis78": {"anchor": "x78", "domain": [0.1934, 0.2266]}, "yaxis79": {"anchor": "x79", "domain": [0.1289, 0.1621]}, "yaxis8": {"anchor": "x8", "domain": [0.9023, 0.9355]}, "yaxis80": {"anchor": "x80", "domain": [0.1289, 0.1621]}, "yaxis81": {"anchor": "x81", "domain": [0.1289, 0.1621]}, "yaxis82": {"anchor": "x82", "domain": [0.1289, 0.1621]}, "yaxis83": {"anchor": "x83", "domain": [0.1289, 0.1621]}, "yaxis84": {"anchor": "x84", "domain": [0.1289, 0.1621]}, "yaxis85": {"anchor": "x85", "domain": [0.06445, 0.09766]}, "yaxis86": {"anchor": "x86", "domain": [0.06445, 0.09766]}, "yaxis87": {"anchor": "x87", "domain": [0.06445, 0.09766]}, "yaxis88": {"anchor": "x88", "domain": [0.06445, 0.09766]}, "yaxis89": {"anchor": "x89", "domain": [0.06445, 0.09766]}, "yaxis9": {"anchor": "x9", "domain": [0.9023, 0.9355]}, "yaxis90": {"anchor": "x90", "domain": [0.06445, 0.09766]}, "yaxis91": {"anchor": "x91", "domain": [0, 0.0332]}, "yaxis92": {"anchor": "x92", "domain": [0, 0.0332]}, "yaxis93": {"anchor": "x93", "domain": [0, 0.0332]}, "yaxis94": {"anchor": "x94", "domain": [0, 0.0332]}, "yaxis95": {"anchor": "x95", "domain": [0, 0.0332]}, "yaxis96": {"anchor": "x96", "domain": [0, 0.0332]}}}
